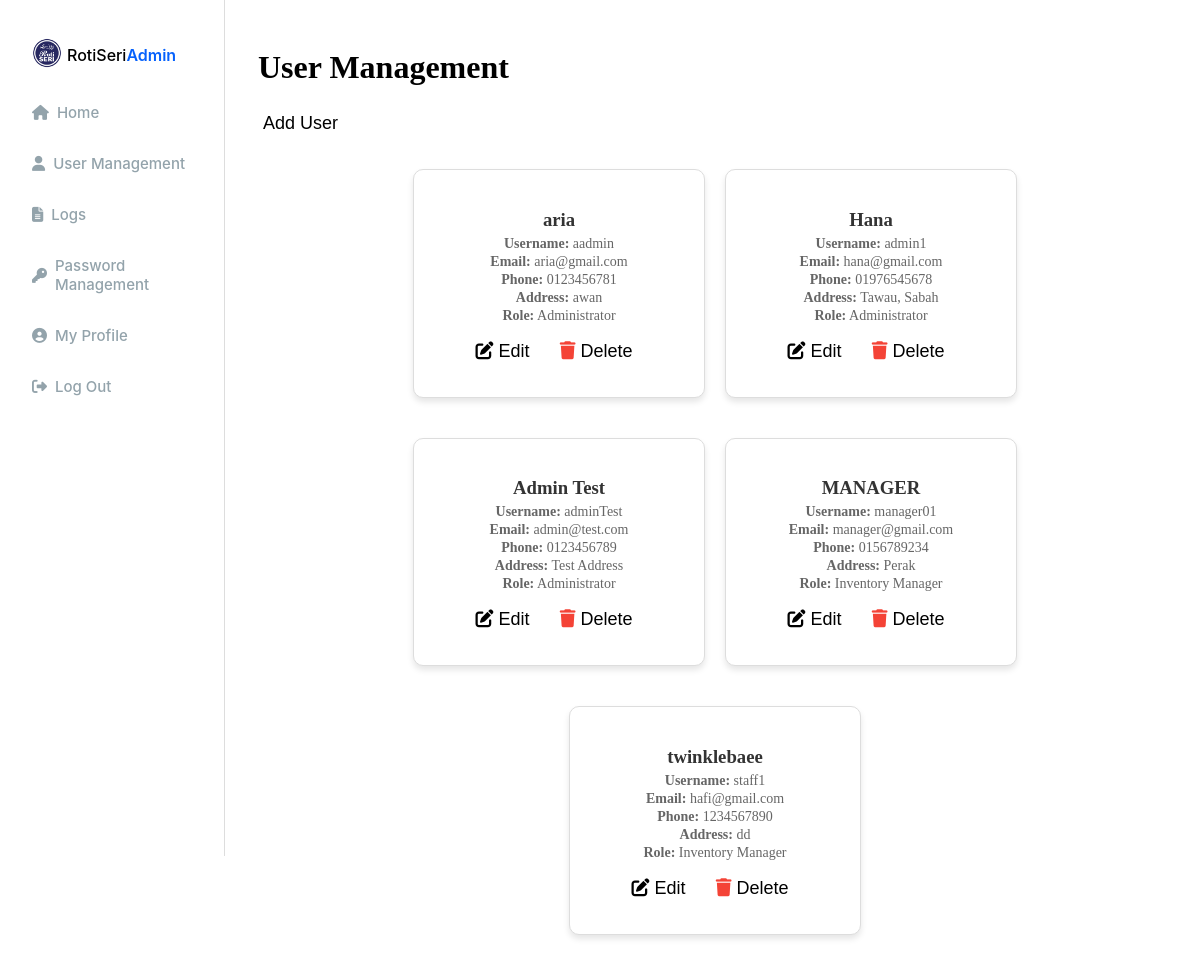
/admin_usermanagement.php (signed in), run on the app's committed database.
### tables this page shows
CREATE TABLE `users` (
  `userID` varchar(50) NOT NULL,
  `username` varchar(100) NOT NULL,
  `fullName` varchar(255) NOT NULL,
  `email` varchar(255) NOT NULL,
  `phoneNumber` varchar(20) NOT NULL,
  `address` text NOT NULL,
  `password` varchar(255) NOT NULL,
  `role` enum('Administrator','Inventory Manager','Bakery Staff') NOT NULL,
  `created_at` timestamp NOT NULL DEFAULT current_timestamp()
);

### admin_usermanagement.php (the view, shortened to what this page needs)
<?php
include 'db_connection.php';
$sql_users = "SELECT userID, fullName, username, email, phoneNumber, address, role FROM users";
$result_users = $conn->query($sql_users);
?>
<!DOCTYPE html>
<html lang="en">
<head>
    <link rel="stylesheet" href="admin_dashboard.css">
    <link rel="stylesheet" href="sidebar.css">
    <link rel="stylesheet" href="admin_usermanagement.css">
    <link rel="stylesheet" href="https://cdnjs.cloudflare.com/ajax/libs/font-awesome/6.5.1/css/all.min.css">
</head>
<body>
    <div class="sidebar-container">
        <div class="header-section">
            <div class="company-logo">
                <img src="image/icon/logo.png" class="logo-icon" alt="Company Logo">
                <div class="company-text">
                    <span class="company-name">RotiSeri</span>
                    <span class="company-name2">Admin</span>
                </div>
            </div>
            <nav class="nav-container">
                <a href="admin_dashboard.php" class="nav-item">
                    <i class="fas fa-home"></i>
                    <div class="nav-text">Home</div>
                </a>
                <a href="admin_usermanagement.php" class="nav-item active">
                    <i class="fa fa-user"></i>
                    <div class="nav-text">User Management</div>
                </a>
                <a href="logs.php" class="nav-item">
                    <i class="fas fa-file-alt"></i>
                    <div class="nav-text">Logs</div>
                </a>
                <a href="password_management.php" class="nav-item">
                    <i class="fas fa-key"></i>
                    <div class="nav-text">Password Management</div>
                </a>
                <a href="profile.php" class="nav-item">
                    <i class="fas fa-user-circle"></i>
                    <div class="nav-text">My Profile</div>
                </a>
                <a href="logout.php" class="nav-item">
                    <i class="fas fa-sign-out-alt"></i>
                    <div class="nav-text">Log Out</div>
                </a>
            </nav>
        </div>
    </div>
    <div class="main-content">
        <div class="dashboard-header">
            <h1>User Management</h1>
        </div>
        <div class="user-actions">
            <button id="addUserBtn">Add User</button>
        </div>
        <div class="user-container" id="userCardsContainer">
            <?php while ($row = $result_users->fetch_assoc()) { ?>
                <div class="user-card">
                    <div class="user-info">
                        <h3><?php echo htmlspecialchars($row['fullName']); ?></h3>
                        <p><strong>Username:</strong> <?php echo htmlspecialchars($row['username']); ?></p>
                        <p><strong>Email:</strong> <?php echo htmlspecialchars($row['email']); ?></p>
                        <p><strong>Phone:</strong> <?php echo htmlspecialchars($row['phoneNumber']); ?></p>
                        <p><strong>Address:</strong> <?php echo htmlspecialchars($row['address']); ?></p>
                        <p><strong>Role:</strong> <?php echo htmlspecialchars($row['role']); ?></p>
                    </div>
                    <div class="user-actions">
                        <button class="edit-btn" data-id="<?php echo $row['userID']; ?>" title="Edit User">
                            <i class="fas fa-edit"></i> Edit
                        </button>
                        <button class="delete-btn" data-id="<?php echo $row['userID']; ?>" title="Delete User">
                            <i class="fas fa-trash"></i> Delete
                        </button>
                    </div>
                </div>
            <?php } ?>
        </div>
    </div>
</body>
</html>

### admin_dashboard.css (style rules this page uses)
.main-content { margin-left: 230px; padding: 20px; z-index: 1; }
.dashboard-header { margin-bottom: 20px; }
.user-actions { margin-bottom: 10px; }
.user-actions button { padding: 10px 20px; background-color: #ffffff; color: rgb(0, 0, 0); border: 2px solid #93A3AB; margin-right: 10px; cursor: pointer; font-size: 14px; border-radius: 8px; }
.user-card { background: #fff; border: 1px solid #ddd; padding: 20px; border-radius: 8px; width: calc(25% - 15px); box-shadow: 0 2px 4px rgba(0, 0, 0, 0.1); position: relative; margin-bottom: 20px; }

### sidebar.css (style rules this page uses)
.sidebar-container { justify-content: space-between; background: var(--Main-White, #fff); display: flex; flex-grow: 1; flex-direction: column; width: 160px; height: 100vh; position: fixed; left: 0; top: 0; border-right: 1px solid #ddd; padding: 28px 32px; flex-shrink: 0; z-index: 0; }
.header-section { display: flex; flex-direction: column; width: 100%; justify-content: start; }
.company-logo { display: flex; width: 180px; max-width: 100%; align-items: center; gap: 5px; justify-content: start; padding-top: 10px; }
.logo-icon { width: 30px; height: 30px; object-fit: contain; }
.company-text { display: flex; flex-direction: row; }
.company-name { font: 500 15px 'Inter', sans-serif; font-size: medium; padding-top: 3px; }
.company-name2 { font: 600 15px 'Inter', sans-serif; font-size: medium; color: rgba(5, 97, 252, 1); padding-top: 3px; }
.nav-container { display: flex; margin-top: 35px; flex-direction: column; color: rgba(147, 163, 171, 1); font: 500 15px 'Inter', sans-serif; }
.nav-item { display: flex; align-items: center; gap: 8px; margin-top: 32px; cursor: pointer; color: #93A3AB; text-decoration: none; }
.nav-item:first-child { margin-top: 0; }

### admin_usermanagement.css (style rules this page uses)
.user-container { display: flex; flex-wrap: wrap; gap: 20px; justify-content: center; padding: 20px; }
.user-card { background: #fff; padding: 20px; width: 250px; border-radius: 10px; box-shadow: 0px 4px 6px rgba(0, 0, 0, 0.1); display: flex; flex-direction: column; align-items: center; text-align: center; }
.user-info h3 { color: #333; margin-bottom: 5px; }
.user-info p { color: #666; font-size: 14px; margin: 2px 0; }
.user-actions { display: flex; gap: 10px; margin-top: 10px; }
.user-actions button { background: none; border: none; cursor: pointer; font-size: 18px; padding: 5px; transition: 0.3s ease; }
.user-actions .delete-btn i { color: #F44336; }

### data on the page
users: fullName "aria", username "aadmin", email "aria@gmail.com", phoneNumber "0123456781", address "awan", role "Administrator"
users: fullName "Hana", username "admin1", email "hana@gmail.com", phoneNumber "01976545678", address "Tawau, Sabah", role "Administrator"
users: fullName "Admin Test", username "adminTest", email "admin@test.com", phoneNumber "0123456789", address "Test Address", role "Administrator"
users: fullName "MANAGER", username "manager01", email "manager@gmail.com", phoneNumber "0156789234", address "Perak", role "Inventory Manager"
users: fullName "twinklebaee", username "staff1", email "hafi@gmail.com", phoneNumber "1234567890", address "dd", role "Inventory Manager"
